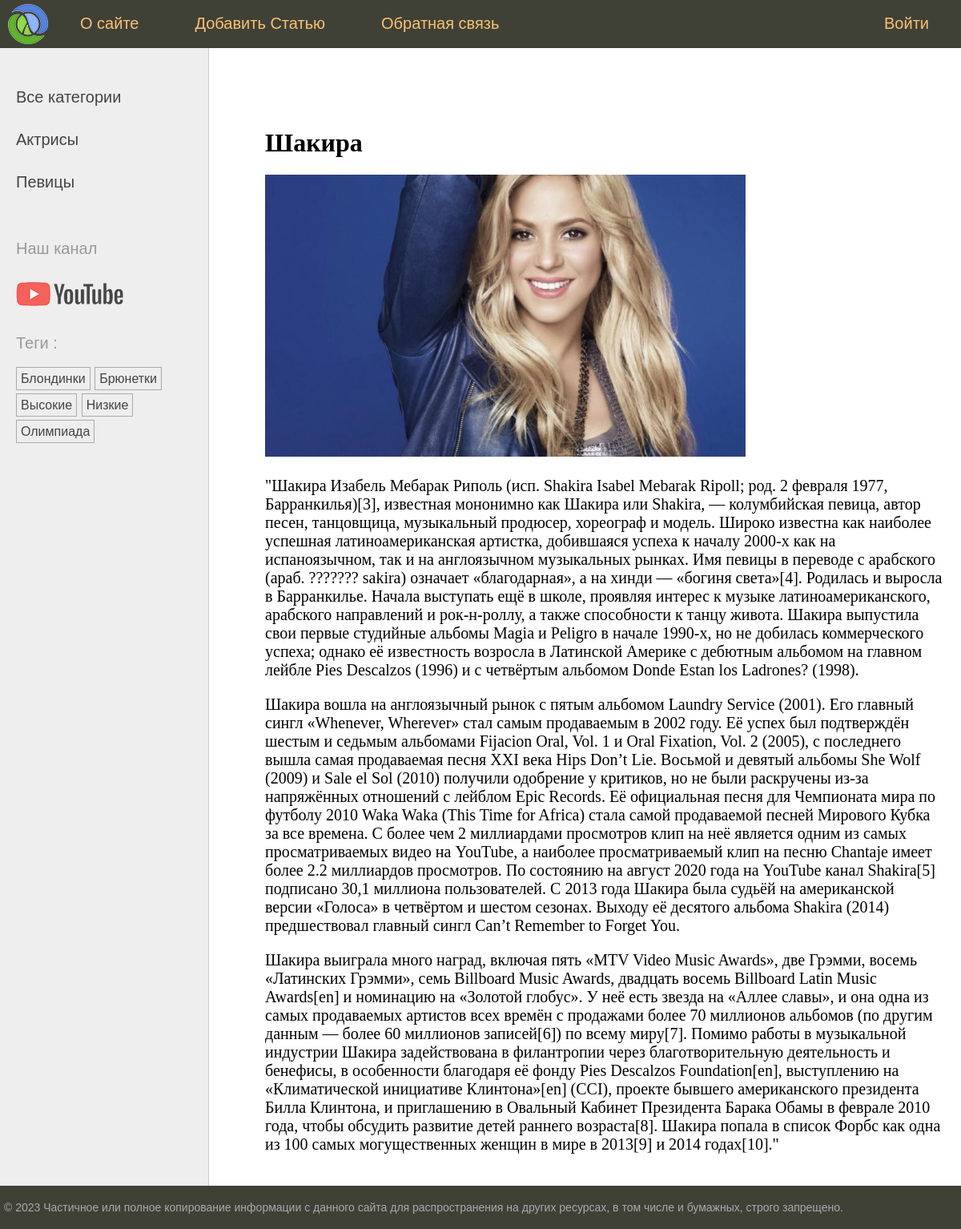
The page /women/post/shakira/ on the database its author committed.
### women/models.py (models this page shows, shortened)
class Category(models.Model):
    name = models.CharField(max_length=100, db_index=True, verbose_name="Имя")
    slug = models.SlugField(max_length=255, unique=False, db_index=True)
    class Meta:
        verbose_name = "Категория"
        verbose_name_plural = "Категории"
    def get_absolute_url(self):
        return reverse("category", kwargs={"cat_slug": self.slug})

class TagPost(models.Model):
    tag = models.CharField(max_length=100, db_index=True)
    slug = models.SlugField(max_length=255, unique=True, db_index=True)
    def get_absolute_url(self):
        return reverse("tag", kwargs={"tag_slug": self.slug})

class Women(models.Model):
    class Status(models.IntegerChoices):
        DRAFT = 0, "Черновик"
        PUBLISHED = 1, "Опубликовано"
    title = models.CharField(max_length=255, verbose_name="Заголовок")
    slug = models.SlugField(
        max_length=255,
        unique=True,
        db_index=True,
        verbose_name="Slug",
        validators=[
            MinLengthValidator(5, message="Минимум 5 символов"),
            MaxLengthValidator(100, message="Максимум 100 символов"),
        ],
    )
    content = models.TextField(blank=True, verbose_name="Текс Статьи")
    time_create = models.DateTimeField(auto_now_add=True, verbose_name="Время Создания")
    time_update = models.DateTimeField(auto_now=True, verbose_name="Время Изменения")
    photo = models.ImageField(
        upload_to="photos/%Y/%m/%d/",
        default=None,
        blank=True,
        null=True,
        verbose_name="Фото",
    )
    is_published = models.BooleanField(
        choices=tuple(map(lambda x: (bool(x[0]), x[1]), Status.choices)),
        default=Status.DRAFT,
        verbose_name="Возможность Публикации",
    )
    objects = models.Manager()
    published = PublishedManager()
    cat = models.ForeignKey(
        "Category",
        on_delete=models.PROTECT,
        related_name="posts",
        verbose_name="Категории",
    )
    tags = models.ManyToManyField(
        "TagPost", blank=True, related_name="tags", verbose_name="Теги"
    )
    husband = models.OneToOneField(
        "Husband",
        on_delete=models.SET_NULL,
        null=True,
        blank=True,
        related_name="wuman",
        verbose_name="Муж",
    )
    class Meta:
        verbose_name = "Известные Женщины"
        verbose_name_plural = "Известные Женщины"
        ordering = ["-time_create"]
        indexes = [
            models.Index(fields=["-time_create"]),
        ]

### women/views.py (the view)
# urls.py: path("post/<slug:post_slug>/", views.ShowPost.as_view(), name="post"),
class ShowPost(DetailView):
    template_name = "women/post.html"
    slug_url_kwarg = "post_slug"
    context_object_name = "post"
    def get_context_data(self, **kwargs):
        context = super().get_context_data(**kwargs)
        context["title"] = context["post"].title
        context["menu"] = menu
        return context
    def get_object(self, queryset=None):
        return get_object_or_404(Women.published, slug=self.kwargs[self.slug_url_kwarg])

### women/models.py (called while the page is built)
    def get_queryset(self):
        return super().get_queryset().filter(is_published=Women.Status.PUBLISHED)

### women/templatetags/women_tags.py (called while the page is built)
@register.inclusion_tag("women/list_categories.html")
def show_categories(cat_selected=0):
    cats = Category.objects.annotate(total=Count("posts")).filter(total__gt=0)
    return {"cats": cats, "cat_selected": cat_selected}

@register.inclusion_tag("women/list_tags.html")
def show_all_tags():
    return {"tags": TagPost.objects.annotate(total=Count("tags")).filter(total__gt=0)}

### women/templates/women/post.html (shortened to what this page needs)
{% extends "base.html" %}
{% block content %}
<h1>{{post.title}}</h1>
{% if post.photo %}
<p><img class="img_article_left" src="{{post.photo.url}}"></p>
{% endif %}
{{post.content|linebreaks}}
{%endblock%}

### women/templates/women/list_categories.html
{% for cat in cats%}
{% if cat.id == cat_selected%}
<li class="selected">{{cat.name}}</li>
{%else%}
<li><a href="{{ cat.get_absolute_url}}">{{cat.name}}</a></li>
{%endif%}
{% endfor %}

### women/templates/women/list_tags.html
{% if tags %}
<p> Теги :</p>
<ul class="tags-list">
    {% for t in tags%}
    <li><a href="{{t.get_absolute_url}}">{{t.tag}}</a></li>
    {% endfor %}
</ul>
{% endif%}

### rows shown on the page
Category: name "Актрисы"
Category: name "Певицы"
TagPost: tag "Блондинки"
TagPost: tag "Брюнетки"
TagPost: tag "Высокие"
TagPost: tag "Низкие"
TagPost: tag "Олимпиада"
Women: title "Шакира", photo (picture), content "\"Шакира Изабель Мебарак Риполь (исп. Shakira Isabel Mebarak Ripoll; род. 2 февраля 1977, Барранкилья)[3], известная мононимно как Шакира или Shakira, — колумбийская певица, автор песен, танцовщица, музыкальный продюсер, хореограф и модель. Широко известна как наиболее успешная латиноамериканская артистка, добившаяся успеха к началу 2000-х как на испаноязычном, так и на англоязычном музыкальных рынках. Имя певицы в переводе с арабского (араб. ??????? sakira) означает «благодарная», а на хинди — «богиня света»[4]. Родилась и выросла в Барранкилье. Начала выступать ещё в школе, проявляя интерес к музыке латиноамериканского, арабского направлений и рок-н-роллу, а также способности к танцу…"

### other values the page prints
{{ m.title }} "О сайте" "Добавить Статью" "Обратная связь" "Войти"
